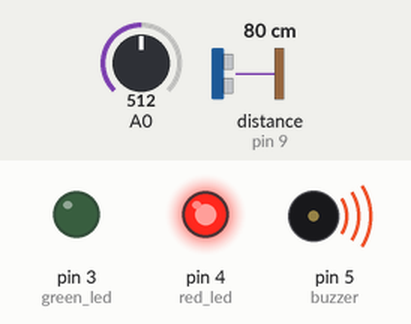
Recording of a sketch running on a simulated Arduino Uno, built with avr-gcc and run on an emulated ATmega328P. Shown: output pins drawn as LEDs (lit = HIGH), buzzer (waves = sounding, pin HIGH). Wiring (inferred from the names in the program): ultrasonic range finder: trigger pin 10; echo pin 9. The test bench sets the inputs (shaded band); at power-on: distance to the obstacle (sensor on pin 9) 80 cm, A0 = 512. The echo pulse lasts 58.3 µs per cm; pins used as bus, display or sensor lines are not drawn; what the sketch prints to the serial monitor is not drawn.

Above: at 1.2 s.
1.3 s: distance to the obstacle (sensor on pin 9) set to 12 cm
4.3 s: distance to the obstacle (sensor on pin 9) set to 9 cm
7.3 s: A0 set to 325
10.3 s: A0 set to 299
Timing chart, 0 to 12.8 s (numbered marks = the images above; inputs shaded):
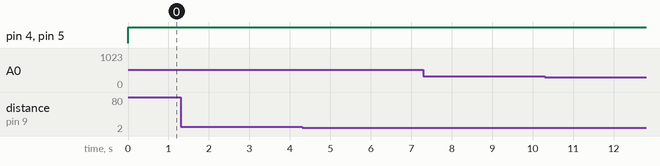

Measured:
- after the input at 1.3 s, every drawn part: stays the same
- after the input at 4.3 s, every drawn part: stays the same
- after the input at 7.3 s, every drawn part: stays the same
- after the input at 10.3 s, every drawn part: stays the same

The sketch:

Smart_Home_Assignment_1_-_720719104058.ino
```cpp
// C++ code
//

#define trigger_pin 10
#define echo_pin 9


void setup()
{
  Serial.begin(9600);
  pinMode(trigger_pin,OUTPUT);
  pinMode(echo_pin,INPUT);
  pinMode(3,OUTPUT); // green led
  pinMode(4,OUTPUT); // red led
  pinMode(5,OUTPUT); //buzzer
}


void loop()
{
  digitalWrite(trigger_pin,LOW);
  delayMicroseconds(2);
  digitalWrite(trigger_pin,HIGH);
  delayMicroseconds(10);
  digitalWrite(trigger_pin,LOW);
  float duration = pulseIn(echo_pin,HIGH);
  float distance = ((duration / 2) * 0.0343);
  int reading = analogRead(A0);
  float voltage = reading * (5.0 / 1024.0);
  float temperatureCelcius = (voltage - 0.5) * 100;
  if(temperatureCelcius > 10 && temperatureCelcius <40)
  {
    digitalWrite(3,HIGH);
    digitalWrite(4,LOW);
    digitalWrite(5,LOW);
  }

  else
  {
    digitalWrite(4,HIGH);
    digitalWrite(3,LOW);
    digitalWrite(5,HIGH);
  }

  Serial.print("Distance in cm : ");
  Serial.print(distance);
  Serial.print(" | ");
  Serial.print("Temperature: ");
  Serial.print(temperatureCelcius);
  Serial.print("\xb2\xb0");
  Serial.print(" C");
  Serial.println();
}
```
